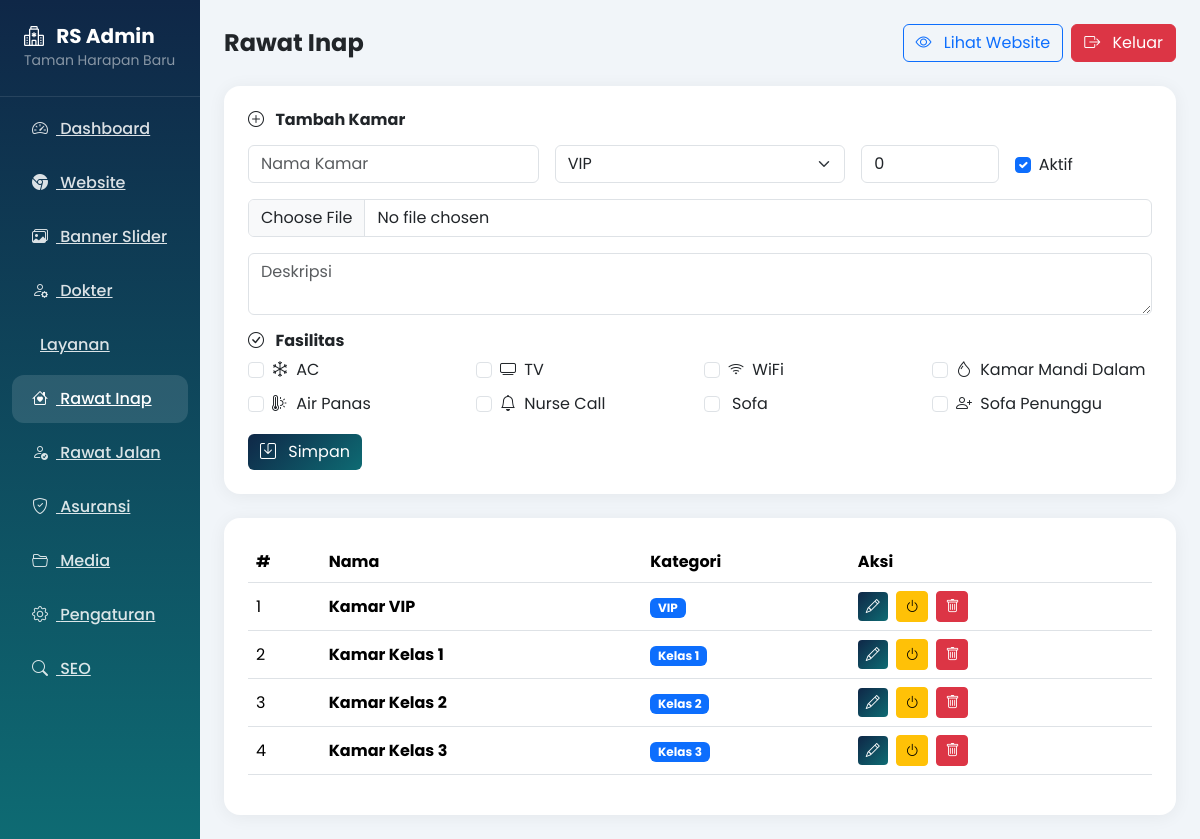
The app's page /admin.php?page=rooms (signed in) with its own data.
### tables this page shows
CREATE TABLE IF NOT EXISTS `rooms` (
  `id` INT NOT NULL AUTO_INCREMENT,
  `name` VARCHAR(150) NOT NULL,
  `category` ENUM('VIP', 'Kelas 1', 'Kelas 2', 'Kelas 3') NOT NULL DEFAULT 'Kelas 1',
  `cover_url` VARCHAR(255),
  `description` TEXT,
  `sort_order` INT NOT NULL DEFAULT 0,
  `is_active` TINYINT(1) NOT NULL DEFAULT 1,
  `created_at` TIMESTAMP DEFAULT CURRENT_TIMESTAMP,
  `updated_at` TIMESTAMP DEFAULT CURRENT_TIMESTAMP ON UPDATE CURRENT_TIMESTAMP,
  PRIMARY KEY (`id`)
);

### admin.php (the view, shortened to what the rows shown need)
<?php
require_once 'config.php';
$defaultFacilities = [
    'AC' => 'bi bi-snow',
    'TV' => 'bi bi-tv',
    'WiFi' => 'bi bi-wifi',
    'Kamar Mandi Dalam' => 'bi bi-droplet',
    'Air Panas' => 'bi bi-thermometer-sun',
    'Nurse Call' => 'bi bi-bell',
    'Sofa' => 'bi bi-couch',
    'Sofa Penunggu' => 'bi bi-person-plus'
];
$page = $_GET['page'] ?? 'dashboard';
$action = $_GET['action'] ?? '';
$heroSlides = getHeroSlides(false);
$services = getServices(false);
$doctors = getDoctors(false);
$rooms = getRooms(false);
$currentRoomFacilities = [];
$editItem = null;
?>
<!DOCTYPE html>
<html lang="id">
<head>
    <link href="https://cdn.jsdelivr.net/npm/bootstrap@5.3.3/dist/css/bootstrap.min.css" rel="stylesheet">
    <link href="https://cdn.jsdelivr.net/npm/bootstrap-icons@1.11.3/font/bootstrap-icons.min.css" rel="stylesheet">
</head>
<body>
    <div class="container-fluid">
        <div class="row">
            <div class="col-lg-10 col-md-9 p-4">
                <?php if ($page === 'dashboard'): ?>
                    <div class="row g-4 mb-4">
                        <div class="col-lg-3 col-md-6">
                            <div class="card p-4">
                                <div class="d-flex justify-content-between align-items-center">
                                    <h6 class="text-muted mb-0">Dokter</h6>
                                    <i class="bi bi-person-gear fs-2" style="color: var(--primary);"></i>
                                </div>
                                <h3 class="fw-bold mt-2 mb-0" style="color: var(--primary);"><?php echo count($doctors); ?></h3>
                            </div>
                        </div>
                        <div class="col-lg-3 col-md-6">
                            <div class="card p-4">
                                <div class="d-flex justify-content-between align-items-center">
                                    <h6 class="text-muted mb-0">Layanan</h6>
                                    <i class="bi bi-stethoscope fs-2" style="color: var(--secondary);"></i>
                                </div>
                                <h3 class="fw-bold mt-2 mb-0" style="color: var(--secondary);"><?php echo count($services); ?></h3>
                            </div>
                        </div>
                        <div class="col-lg-3 col-md-6">
                            <div class="card p-4">
                                <div class="d-flex justify-content-between align-items-center">
                                    <h6 class="text-muted mb-0">Banner</h6>
                                    <i class="bi bi-images fs-2" style="color: var(--accent);"></i>
                                </div>
                                <h3 class="fw-bold mt-2 mb-0" style="color: var(--accent);"><?php echo count($heroSlides); ?></h3>
                            </div>
                        </div>
                        <div class="col-lg-3 col-md-6">
                            <div class="card p-4">
                                <div class="d-flex justify-content-between align-items-center">
                                    <h6 class="text-muted mb-0">Kamar</h6>
                                    <i class="bi bi-house-heart fs-2" style="color: #2FA86B;"></i>
                                </div>
                                <h3 class="fw-bold mt-2 mb-0" style="color: #2FA86B;"><?php echo count($rooms); ?></h3>
                            </div>
                        </div>
                    </div>
                    <div class="card p-4">
                        <h6 class="fw-bold mb-3">Aksi Cepat</h6>
                        <div class="row g-2">
                            <div class="col-md-3"><a href="?page=banners" class="btn btn-primary w-100"><i class="bi bi-plus-lg me-2"></i> Tambah Banner</a></div>
                            <div class="col-md-3"><a href="?page=doctors" class="btn btn-outline-primary w-100"><i class="bi bi-person-plus me-2"></i> Tambah Dokter</a></div>
                            <div class="col-md-3"><a href="index.php" class="btn btn-accent w-100" target="_blank"><i class="bi bi-eye me-2"></i> Lihat Website</a></div>
                            <div class="col-md-3"><a href="?page=settings" class="btn btn-outline-secondary w-100"><i class="bi bi-gear me-2"></i> Pengaturan</a></div>
                        </div>
                    </div>
                <?php elseif ($page === 'rooms'): ?>
                    <?php if ($action === 'edit' && $editItem): ?>
                        <div class="card p-4 mb-4">
                            <h6 class="fw-bold mb-3"><i class="bi bi-pencil-square me-2"></i> Edit Kamar</h6>
                            <form method="POST" action="?page=rooms&action=edit&id=<?php echo $editItem['id']; ?>" enctype="multipart/form-data">
                                <div class="row g-3">
                                    <div class="col-md-4"><input type="text" class="form-control" name="name" placeholder="Nama Kamar" required value="<?php echo htmlspecialchars($editItem['name'] ?? ''); ?>"></div>
                                    <div class="col-md-4">
                                        <select class="form-select" name="category">
                                            <option value="VIP" <?php echo (($editItem['category'] ?? '') === 'VIP') ? 'selected' : ''; ?>>VIP</option>
                                            <option value="Kelas 1" <?php echo (($editItem['category'] ?? '') === 'Kelas 1') ? 'selected' : ''; ?>>Kelas 1</option>
                                            <option value="Kelas 2" <?php echo (($editItem['category'] ?? '') === 'Kelas 2') ? 'selected' : ''; ?>>Kelas 2</option>
                                            <option value="Kelas 3" <?php echo (($editItem['category'] ?? '') === 'Kelas 3') ? 'selected' : ''; ?>>Kelas 3</option>
                                        </select>
                                    </div>
                                    <div class="col-md-2"><input type="number" class="form-control" name="sort_order" placeholder="Urutan" value="<?php echo $editItem['sort_order'] ?? 0; ?>"></div>
                                    <div class="col-md-2">
                                        <div class="form-check mt-2">
                                            <input class="form-check-input" type="checkbox" name="is_active" <?php echo $editItem['is_active'] ? 'checked' : ''; ?>>
                                            <label class="form-check-label">Aktif</label>
                                        </div>
                                    </div>
                                    <div class="col-md-12"><input type="file" class="form-control" name="cover_image" accept="image/*"></div>
                                    <div class="col-12"><textarea class="form-control" name="description" placeholder="Deskripsi" rows="2"><?php echo htmlspecialchars($editItem['description'] ?? ''); ?></textarea></div>
                                    <div class="col-12">
                                        <h6 class="fw-bold mb-2"><i class="bi bi-check-circle me-2"></i> Fasilitas</h6>
                                        <div class="row g-2">
                                            <?php foreach ($defaultFacilities as $facilityName => $icon): ?>
                                                <div class="col-md-3">
                                                    <div class="form-check">
                                                        <input class="form-check-input" type="checkbox" name="facilities[]" id="facility_<?php echo md5($facilityName); ?>" value="<?php echo htmlspecialchars($facilityName); ?>" <?php echo in_array($facilityName, $currentRoomFacilities) ? 'checked' : ''; ?>>
                                                        <label class="form-check-label" for="facility_<?php echo md5($facilityName); ?>">
                                                            <i class="<?php echo $icon; ?> me-1"></i> <?php echo htmlspecialchars($facilityName); ?>
                                                        </label>
                                                    </div>
                                                </div>
                                            <?php endforeach; ?>
                                        </div>
                                    </div>
                                    <div class="col-md-3">
                                        <button type="submit" class="btn btn-primary"><i class="bi bi-save me-2"></i> Update</button>
                                    </div>
                                    <div class="col-md-12">
                                        <a href="?page=rooms" class="btn btn-outline-secondary"><i class="bi bi-arrow-left me-2"></i> Kembali</a>
                                    </div>
                                </div>
                            </form>
                        </div>
                    <?php else: ?>
                        <div class="card p-4">
                            <div class="table-responsive">
                                <table class="table align-middle">
                                    <thead><tr><th>#</th><th>Nama</th><th>Kategori</th><th>Aksi</th></tr></thead>
                                    <tbody>
                                        <?php foreach ($rooms as $i => $room): ?>
                                            <tr>
                                                <td><?php echo $i+1; ?></td>
                                                <td><strong><?php echo htmlspecialchars($room['name']); ?></strong></td>
                                                <td><span class="badge bg-primary"><?php echo htmlspecialchars($room['category']); ?></span></td>
                                                <td>
                                                    <a href="?page=rooms&action=edit&id=<?php echo $room['id']; ?>" class="btn btn-sm btn-primary me-1"><i class="bi bi-pencil"></i></a>
                                                    <a href="?page=rooms&action=toggle_active&id=<?php echo $room['id']; ?>" class="btn btn-sm btn-warning me-1"><i class="bi bi-power"></i></a>
                                                    <a href="?page=rooms&action=delete&id=<?php echo $room['id']; ?>" class="btn btn-sm btn-danger" onclick="return confirm('Hapus kamar ini?');"><i class="bi bi-trash"></i></a>
                                                </td>
                                            </tr>
                                        <?php endforeach; ?>
                                    </tbody>
                                </table>
                            </div>
                        </div>
                    <?php endif; ?>
                <?php endif; ?>
            </div>
        </div>
    </div>
</body>
</html>

### records on screen
rooms: name "Kamar VIP", category "VIP"
rooms: name "Kamar Kelas 1", category "Kelas 1"
rooms: name "Kamar Kelas 2", category "Kelas 2"
rooms: name "Kamar Kelas 3", category "Kelas 3"

### other values on screen
$pageTitles[$page] "Rawat Inap"
$facilityName "AC"
$facilityName "TV"
$facilityName "WiFi"
$facilityName "Kamar Mandi Dalam"
$facilityName "Air Panas"
$facilityName "Nurse Call"
$facilityName "Sofa"
$facilityName "Sofa Penunggu"
